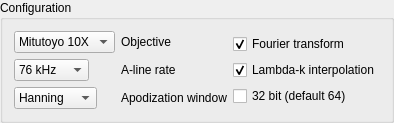
<?xml version="1.0"?>
<ui version="4.0">
 <author></author>
 <comment></comment>
 <exportmacro></exportmacro>
 <class>Form</class>
 <widget class="QGroupBox" name="groupConfig">
       <property name="title">
        <string>Configuration</string>
       </property>
       <layout class="QGridLayout" name="gridConfig">
        <item row="0" column="0">
         <layout class="QFormLayout" name="formLeft">
          <item row="0" column="0">
           <widget class="QComboBox" name="comboObjective">
            <property name="toolTip">
             <string>The objective being used. Affects config file selection</string>
            </property>
            <item>
             <property name="text">
              <string>Mitutoyo 10X</string>
             </property>
            </item>
            <item>
             <property name="text">
              <string>Mitutoyo 5X</string>
             </property>
            </item>
            <item>
             <property name="text">
              <string>Mitutoyo 20X</string>
             </property>
            </item>
            <item>
             <property name="text">
              <string>Mitutoyo 2X</string>
             </property>
            </item>
           </widget>
          </item>
          <item row="0" column="1">
           <widget class="QLabel" name="labelObjective">
            <property name="toolTip">
             <string>The objective being used. Affects config file selection</string>
            </property>
            <property name="text">
             <string>Objective</string>
            </property>
           </widget>
          </item>
          <item row="1" column="0">
           <widget class="QComboBox" name="comboRate">
            <property name="toolTip">
             <string>The A-line rate of the camera</string>
            </property>
            <item>
             <property name="text">
              <string>76 kHz</string>
             </property>
            </item>
            <item>
             <property name="text">
              <string>146 kHz</string>
             </property>
            </item>
           </widget>
          </item>
          <item row="1" column="1">
           <widget class="QLabel" name="labelRate">
            <property name="toolTip">
             <string>The A-line rate of the camera</string>
            </property>
            <property name="text">
             <string>A-line rate</string>
            </property>
           </widget>
          </item>
          <item row="2" column="0">
           <widget class="QComboBox" name="comboApodization">
            <property name="toolTip">
             <string>The type of window used to apodize the A-line spectra prior to FFT</string>
            </property>
            <item>
             <property name="text">
              <string>Hanning</string>
             </property>
            </item>
            <item>
             <property name="text">
              <string>Blackman</string>
             </property>
            </item>
            <item>
             <property name="text">
              <string>Hamming</string>
             </property>
            </item>
            <item>
             <property name="text">
              <string>None</string>
             </property>
            </item>
           </widget>
          </item>
          <item row="2" column="1">
           <widget class="QLabel" name="labelApodization">
            <property name="toolTip">
             <string>The type of window used to apodize the A-line spectra prior to FFT</string>
            </property>
            <property name="text">
             <string>Apodization window</string>
            </property>
           </widget>
          </item>
         </layout>
        </item>
        <item row="0" column="1">
         <layout class="QGridLayout" name="gridRight">
          <item row="0" column="0">
           <layout class="QGridLayout" name="gridProc">
            <item row="1" column="0">
             <widget class="QCheckBox" name="checkInterpolation">
              <property name="toolTip">
               <string>If true, linear-in-wavenumber values are interpolated (1st order) from linear-in-wavelength spectra</string>
              </property>
              <property name="text">
               <string>Lambda-k interpolation</string>
              </property>
              <property name="checked">
               <bool>true</bool>
              </property>
             </widget>
            </item>
            <item row="0" column="0">
             <widget class="QCheckBox" name="checkFFT">
              <property name="toolTip">
               <string>If true, data is complex-valued signal</string>
              </property>
              <property name="text">
               <string>Fourier transform</string>
              </property>
              <property name="checked">
               <bool>true</bool>
              </property>
             </widget>
            </item>
            <item row="2" column="0">
             <widget class="QCheckBox" name="checkBox">
              <property name="toolTip">
               <string>The precision of the FFT and interpolation. Affects processing speed!</string>
              </property>
              <property name="text">
               <string>32 bit (default 64)</string>
              </property>
             </widget>
            </item>
           </layout>
          </item>
         </layout>
        </item>
       </layout>
      </widget>
 <pixmapfunction></pixmapfunction>
 <connections/>
</ui>
